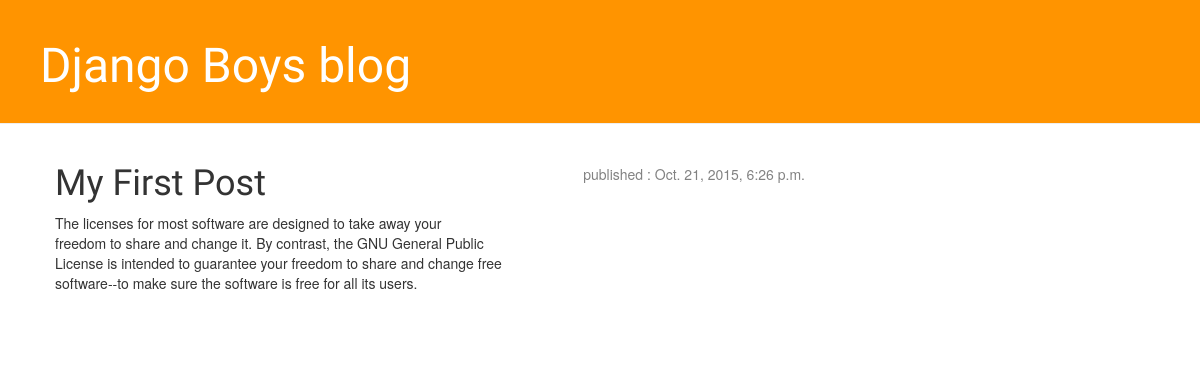
/post/3/, run on an earlier commit of the app's database.
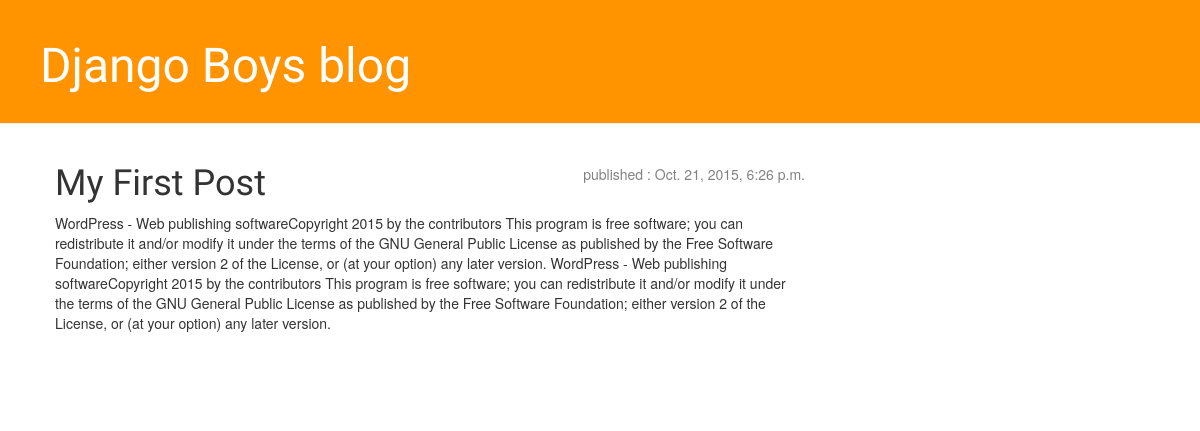
And on a later commit of the database.
### blog/models.py (models this page shows, shortened)
class Post(models.Model):
    author = models.ForeignKey('auth.user')
    title = models.CharField(max_length= 255)
    text = models.TextField()
    created_date = models.DateTimeField(
        default = timezone.now
    )
    published_date = models.DateTimeField(
        blank = True, null = True
    )

### blog/views.py (the view)
# urls.py: url(r'^post/(?P<pk>[0-9]+)/$', views.post_detail, name='post_detail')
def post_detail(request, pk):
    post = get_object_or_404(Post, pk=pk)
    return render(request,'blog/post_detail.html',{'post': post})

### blog/templates/blog/post_detail.html (shortened to what this page needs)
<html>
    <head>
        <link rel="stylesheet" href="https://maxcdn.bootstrapcdn.com/bootstrap/3.3.5/css/bootstrap.min.css">
        <link rel="stylesheet" href="https://maxcdn.bootstrapcdn.com/bootstrap/3.3.5/css/bootstrap-theme.min.css">
        <link rel="stylesheet" href="../../static/css/blog.css">
    </head>
    <body>
        <div class="page-header">
            <h1><a href="">Django Boys blog</a></h1>
        </div>
        <div class="content container">
            <div class="row">
                <div class="col-md-8">
                    {% block content %}
                        <div class="post">
                           <div class="date">
                                 <p>published : {{ post.published_date }}</p>
                           </div>
                          <h1>{{ post.title }}</h1>
                           <p>{{ post.text|linebreaks }}</p>
                       </div>
                     {% endblock %}
                </div>
            </div>
        </div>
    </body>
    </body>
</html>

### blog/static/css/blog.css (style rules this page uses)
h1 a { color: #000000; font-family: 'Lobster'; }
.page-header { background-color: #FF9400; margin-top: 0; padding: 20px 20px 20px 40px; }
.page-header h, .page-header h1 a, .page-header h a:visited,.page-header h1 a:active { color: #FFFFFF; font-size: 36pt; text-decoration: none; }
.content { margin-left: 40px; margin-right: 40px; }
h1,h2,h3,h4 { font-family: 'Lobster', cursive; }
.date { float: right; color: #828282; }
.post { margin-bottom: 70px; }

What changed in the data, as far as the page shows it:
changed Post "My First Post": text "The licenses for most software are designed to take away your freedom to share and change it. By contrast, the GNU General Public License is intended to guarantee your freedom to share and change free software--to make sure the software is free for all its users." → "WordPress - Web publishing softwareCopyright 2015 by the contributors This program is free software; you can redistribute it and/or modify it under the terms of the GNU General Public License as published by the Free Software Foundation; either version 2 of the License, or (at your option) any later version. WordPress - Web publishing softwareCopyright 2015 by the contributors This program is free software; you can redistribute it and/or modify it under the terms of the GNU General Public License as published by the Free Software Foundation; either version 2 of the License, or (at your option) any later version."
